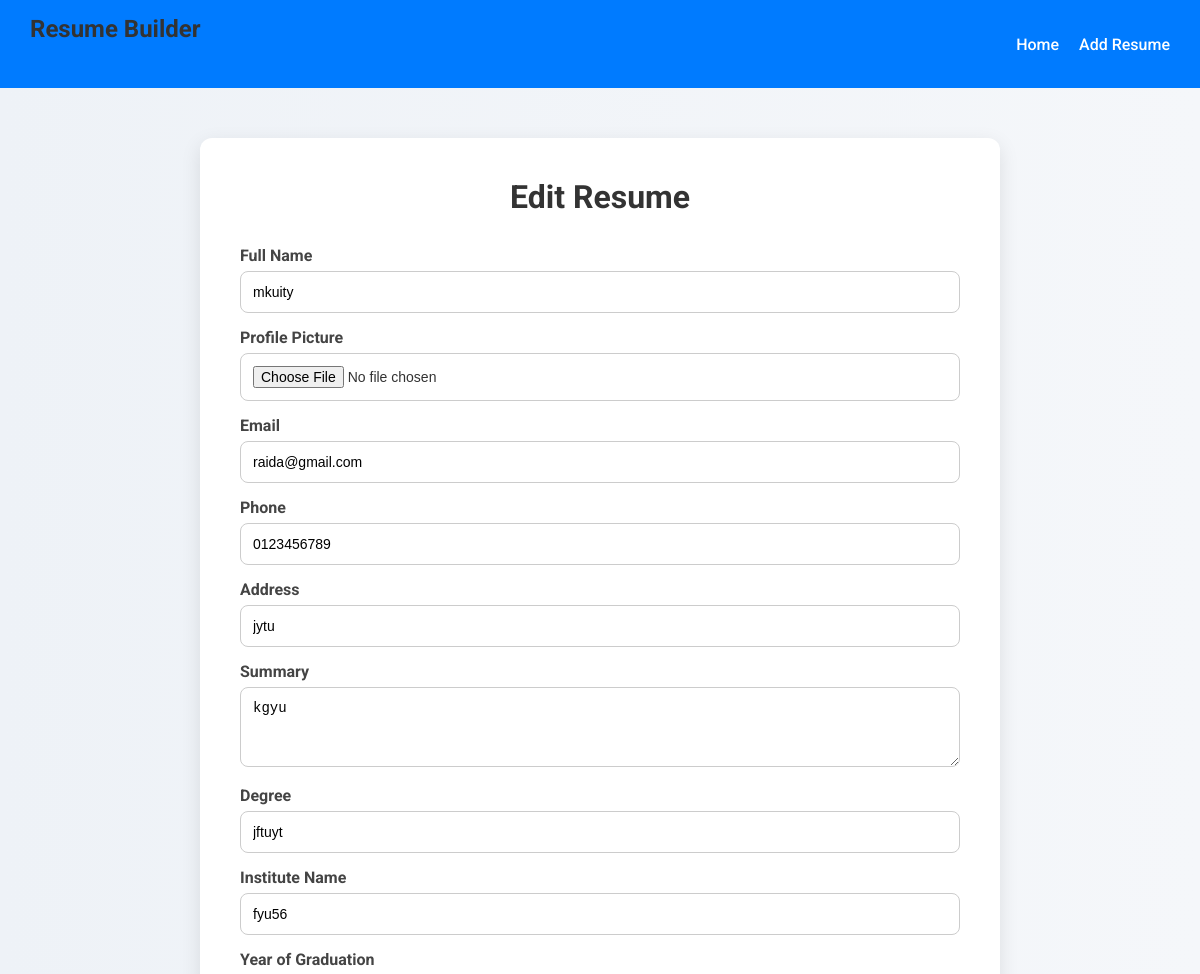
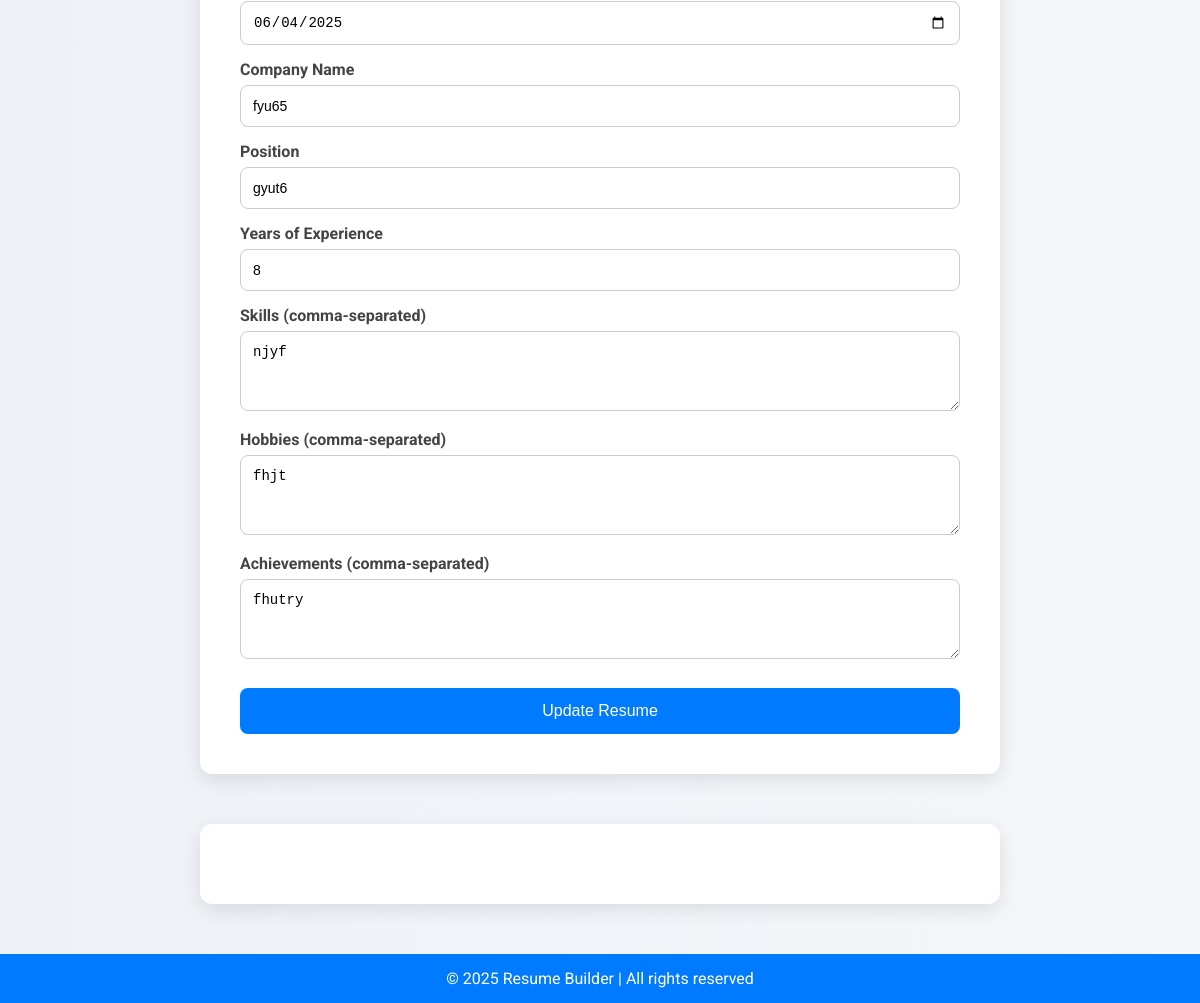
/edit_resume/2, run on the app's committed database (2 pictures, top to bottom).
### ResumeBuilderApp/models.py (models this page shows)
class ResumeModel(models.Model):
    Full_Name=models.CharField(max_length=50)
    Profile_Picture=models.ImageField(upload_to='profile_pictures/', null=True, blank=True)
    Email=models.EmailField()
    Phone=models.CharField(max_length=15)
    Address=models.CharField(max_length=150)
    Summary=models.CharField(max_length=100)
    Degree=models.CharField(max_length=100)
    Institute_Name=models.CharField(max_length=100)
    Year_of_Graduation=models.DateField()
    Company_Name=models.CharField(max_length=100)
    Position=models.CharField(max_length=100)
    Years_of_Experience=models.PositiveIntegerField()
    Skills = models.TextField(help_text="Enter skills separated by commas")
    Hobbies = models.TextField(help_text="Enter hobbies separated by commas")
    Achievements = models.TextField(help_text="Enter achievements separated by commas")

### ResumeBuilderApp/views.py (the view, shortened to what this page needs)
# urls.py: path('edit_resume/<str:id>',edit_resume,name='edit_resume'),
def edit_resume(request,id):
    resumeData= ResumeModel.objects.get(id=id)
    return render(request,'edit_resume.html',{'resume':resumeData})

### ResumeBuilderApp/templates/edit_resume.html (shortened to what this page needs)
{% extends 'master.html' %}
{% block body %}
<!DOCTYPE html>
<html lang="en">
<head>
</head>
<body>
    <div class="container">
        <h1>Edit Resume</h1>
        <form method="POST" enctype="multipart/form-data">
            <label for="full_name">Full Name</label>
            <input type="text" name="Full_Name" value="{{resume.Full_Name}}" id="full_name" required>
            <label for="profile_pic">Profile Picture</label>
            <input type="file" name="Profile_Picture" id="profile_pic" accept="image/*">
            <label for="email">Email</label>
            <input type="email" name="Email" value="{{resume.Email}}"  id="email" required>
            <label for="phone">Phone</label>
            <input type="tel" name="Phone" value="{{resume.Phone}}" id="phone" required>
            <label for="address">Address</label>
            <input type="text" name="Address" value="{{resume.Address}}" id="address">
            <label for="summary">Summary</label>
            <textarea name="Summary" id="summary" placeholder="A short personal objective...">{{resume.Summary}}</textarea>
            <label for="degree">Degree</label>
            <input type="text" name="Degree" value="{{resume.Degree}}" id="degree">
            <label for="institute">Institute Name</label>
            <input type="text" name="Institute_Name" value="{{resume.Institute_Name}}" id="institute">
            <label for="graduation">Year of Graduation</label>
            <input type="date" name="Year_of_Graduation" value="{{resume.Year_of_Graduation|date:'Y-m-d'}}" id="graduation">
            <label for="company">Company Name</label>
            <input type="text" name="Company_Name" value="{{resume.Company_Name}}" id="company">
            <label for="position">Position</label>
            <input type="text" name="Position" value="{{resume.Position}}" id="position">
            <label for="experience">Years of Experience</label>
            <input type="number" name="Years_of_Experience" value={{resume.Years_of_Experience}} id="experience" min="0">
            <label for="skills">Skills (comma-separated)</label>
            <textarea name="Skills" id="skills" placeholder="e.g. Python, Django, HTML, CSS">{{resume.Skills}} </textarea>
            <label for="hobbies">Hobbies (comma-separated)</label>
            <textarea name="Hobbies" id="hobbies" placeholder="e.g. Reading, Traveling, Gaming">{{resume.Hobbies}}</textarea>
            <label for="achievements">Achievements (comma-separated)</label>
            <textarea name="Achievements" id="achievements" placeholder="e.g. Hackathon Winner, Employee of the Month">{{resume.Achievements}}</textarea>
            <button type="submit">Update Resume</button>
        </form>
    </div>
</body>
</html>
{% endblock body %}

### ResumeBuilderApp/templates/master.html (style rules this page uses)
* { margin: 0; padding: 0; box-sizing: border-box; }
body { font-family: 'Roboto', sans-serif; background-color: #f4f6f8; color: #333; }
.container { max-width: 1100px; margin: 40px auto; padding: 0 20px; }

### ResumeBuilderApp/templates/edit_resume.html (style rules this page uses)
body { font-family: 'Roboto', sans-serif; background: linear-gradient(to right, #eef2f7, #f5f7fa); margin: 0; padding: 0; }
.container { max-width: 800px; background: #fff; margin: 50px auto; padding: 40px; border-radius: 12px; box-shadow: 0 6px 20px rgba(0,0,0,0.1); }
h1 { text-align: center; color: #333; margin-bottom: 30px; }
form label { display: block; margin-top: 15px; font-weight: bold; color: #444; }
form input[type="text"], form input[type="email"], form input[type="tel"], form input[type="number"], form input[type="file"], form input[type="date"], form textarea { width: 100%; padding: 12px; margin-top: 6px; border: 1px solid #ccc; border-radius: 8px; box-sizing: border-box; font-size: 14px; }
form textarea { resize: vertical; min-height: 80px; }
button { background-color: #007bff; color: white; padding: 14px; border: none; border-radius: 8px; font-size: 16px; margin-top: 25px; width: 100%; cursor: pointer; transition: background 0.3s; }

### data on the page
ResumeModel: Full_Name "mkuity", Email "raida@gmail.com", Phone "0123456789", Address "jytu", Summary "kgyu", Degree "jftuyt", Institute_Name "fyu56", Year_of_Graduation "06/04/2025", Company_Name "fyu65", Position "gyut6", Years_of_Experience "8", Skills "njyf", Hobbies "fhjt", Achievements "fhutry"

### other printed values
{{ now|default:"2025" }} "2025"
